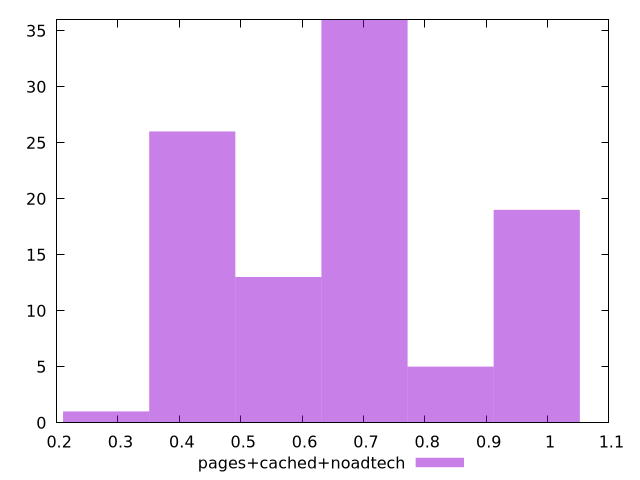

Source code (gnuplot):
$_pagesCachedNoadtech <<EOF
0.7017462814937457 36
0.4210477688962474 26
0.8420955377924948 5
0.982444794091244 19
0.5613970251949966 13
0.2806985125974983 1
EOF
set key outside below
set terminal pngcairo
set output "report_00005_2020-11-02T22-26-11.212Z/cumulative-layout-shift/pages+cached+noadtech//hist.png"
set yrange [0:36]
set boxwidth 0.14034925629874914
set style fill transparent solid 0.5 noborder
plot $_pagesCachedNoadtech title "pages+cached+noadtech" with boxes ,
